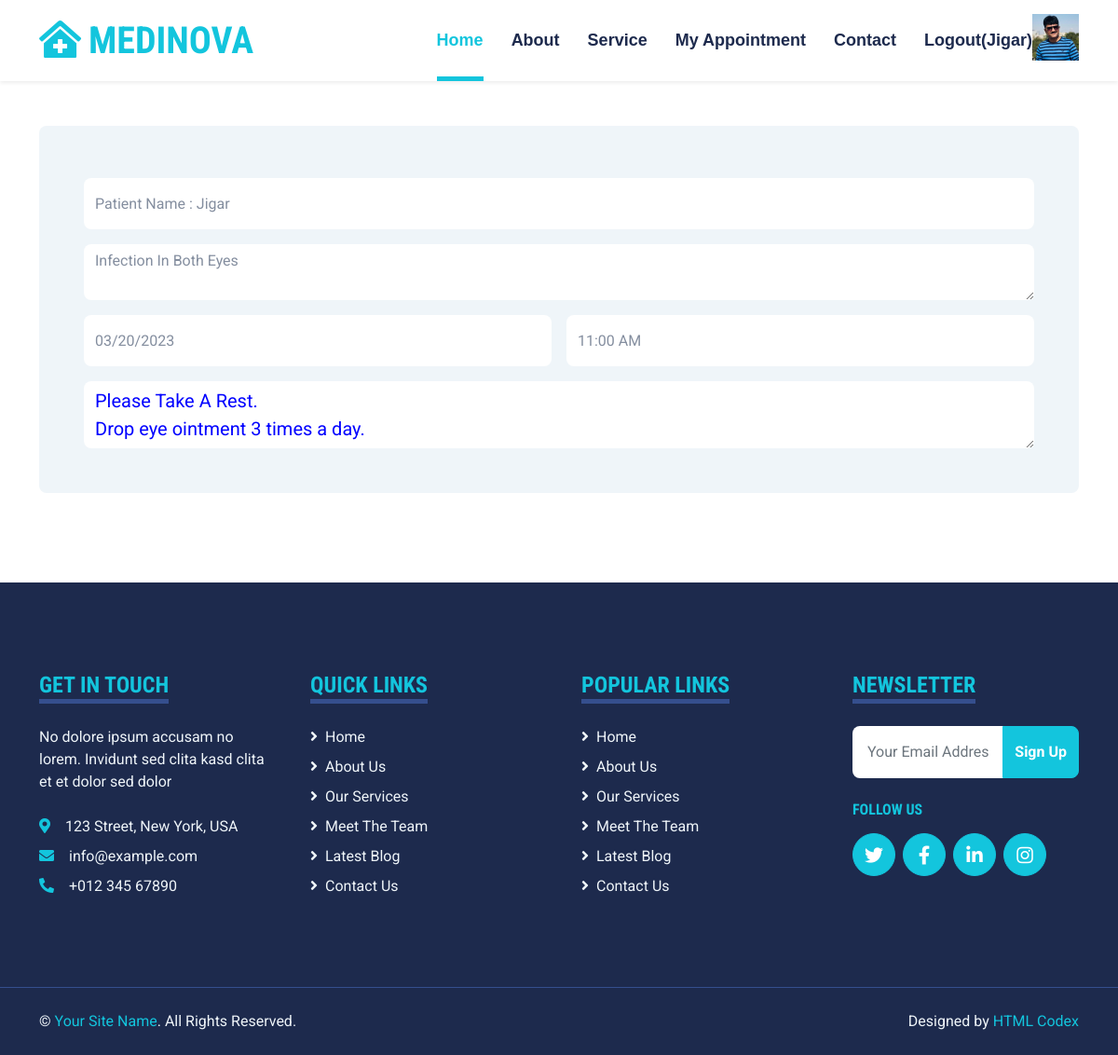
/patient-view-prescription/2/ (signed in), run on the app's committed database.
### myapp/models.py (models this page shows, shortened)
class User(models.Model):
	userchoice=(
			('patient','patient'),
			('doctor','doctor')
		)
	usertype=models.CharField(max_length=100,choices=userchoice)
	fname=models.CharField(max_length=100)
	lname=models.CharField(max_length=100)
	email=models.EmailField()
	mobile=models.PositiveIntegerField()
	address=models.TextField()
	password=models.CharField(max_length=100)
	profile_pic=models.ImageField(upload_to="profile_pic/",default="")

class Appointment(models.Model):
	user=models.ForeignKey(User,on_delete=models.CASCADE)
	doctor=models.ForeignKey(Doctor,on_delete=models.CASCADE)
	date=models.CharField(max_length=100)
	time=models.CharField(max_length=100)
	health_issue=models.TextField()
	appointment_status=models.CharField(max_length=100,default="Pending")
	cancel_reason=models.TextField(default="")
	prescription=models.TextField(default="")

### myapp/views.py (the view)
# urls.py: path('patient-view-prescription/<int:pk>/',views.patient_view_prescription,name='patient-view-prescription'),
def patient_view_prescription(request,pk):
	appointment=Appointment.objects.get(pk=pk)
	return render(request,'patient-view-prescription.html',{'appointment':appointment})

### myapp/templates/patient-view-prescription.html (shortened to what this page needs)
{% extends 'header.html' %}
{% load static %}
{% block content %}
<!DOCTYPE html>
<html lang="en">
<head>
</head>
<body>
    <div class="container-fluid py-5">
        <div class="container">
            <div class="row gx-5">
                <div class="col-lg-12">
                    <div class="bg-light text-center rounded p-5">
                        <form>
                            <div class="row g-3">
                                <div class="col-12 col-sm-12">
                                    <input type="text" class="form-control bg-white border-0" value="Patient Name : {{appointment.user.fname}}" style="height: 55px;" readonly>
                                </div>
                                <div class="col-12 col-sm-12">
                                    <textarea class="form-control bg-white border-0" name="health_issue" readonly>{{appointment.health_issue}}</textarea>
                                </div>
                                <div class="col-12 col-sm-6">
                                    <div class="date" id="date" data-target-input="nearest">
                                        <input type="text"
                                            class="form-control bg-white border-0 datetimepicker-input"
                                            data-target="#date" data-toggle="datetimepicker" style="height: 55px;" name="date" value="{{appointment.date}}" readonly>
                                    </div>
                                </div>
                                <div class="col-12 col-sm-6">
                                    <div class="time" id="time" data-target-input="nearest">
                                        <input type="text"
                                            class="form-control bg-white border-0 datetimepicker-input"
                                            data-target="#time" data-toggle="datetimepicker" style="height: 55px;" name="time"  value="{{appointment.time}}" readonly>
                                    </div>
                                </div>
                                <div class="col-12 col-sm-12">
                                    <textarea class="form-control bg-white border-0" name="prescription" readonly style="color:blue;font-size: 20px;">{{appointment.prescription}}</textarea>
                                </div>
                            </div>
                        </form>
                    </div>
                </div>
            </div>
        </div>
    </div>
</body>
</html>
{% endblock %}

### myapp/templates/header.html (shortened to what this page needs)
{% load static %}
<!DOCTYPE html>
<html lang="en">
<head>
    <link href="https://cdnjs.cloudflare.com/ajax/libs/font-awesome/5.15.0/css/all.min.css" rel="stylesheet">
    <link href="https://cdn.jsdelivr.net/npm/bootstrap-icons@1.4.1/font/bootstrap-icons.css" rel="stylesheet">
    <link href="{% static 'lib/owlcarousel/assets/owl.carousel.min.css' %}" rel="stylesheet">
    <link href="{% static 'lib/tempusdominus/css/tempusdominus-bootstrap-4.min.css' %}" rel="stylesheet" />
    <link href="{% static 'css/bootstrap.min.css' %}" rel="stylesheet">
    <link href="{% static 'css/style.css' %}" rel="stylesheet">
</head>
<body>
    <div class="container-fluid sticky-top bg-white shadow-sm">
        <div class="container">
            <nav class="navbar navbar-expand-lg bg-white navbar-light py-3 py-lg-0">
                <a href="/" class="navbar-brand">
                    <h1 class="m-0 text-uppercase text-primary"><i class="fa fa-clinic-medical me-2"></i>Medinova</h1>
                </a>
                <div class="collapse navbar-collapse" id="navbarCollapse">
                    <div class="navbar-nav ms-auto py-0">
                        <a href="/" class="nav-item nav-link active">Home</a>
                        <a href="{% url 'about' %}" class="nav-item nav-link">About</a>
                        <a href="{% url 'service' %}" class="nav-item nav-link">Service</a>
                        <a href="{% url 'patient-appointment' %}" class="nav-item nav-link">My Appointment</a>
                        <a href="{% url 'contact' %}" class="nav-item nav-link">Contact</a>
                        {% if request.session.email %}
                            <a href="{% url 'logout' %}" class="nav-item nav-link">Logout({{request.session.fname}})</a>
                            <img src="{{request.session.profile_pic}}" height="50px" width="50px" style="margin-top:15px;">
                        {% else %}
                            <a href="{% url 'signup' %}" class="nav-item nav-link">Sign Up</a>
                            <a href="{% url 'login' %}" class="nav-item nav-link">Login</a>
                        {% endif %}
                    </div>
                </div>
            </nav>
        </div>
    </div>
    {% block content %}
    {% endblock %}
    <div class="container-fluid bg-dark text-light mt-5 py-5">
        <div class="container py-5">
            <div class="row g-5">
                <div class="col-lg-3 col-md-6">
                    <h4 class="d-inline-block text-primary text-uppercase border-bottom border-5 border-secondary mb-4">Get In Touch</h4>
                    <p class="mb-4">No dolore ipsum accusam no lorem. Invidunt sed clita kasd clita et et dolor sed dolor</p>
                    <p class="mb-2"><i class="fa fa-map-marker-alt text-primary me-3"></i>123 Street, New York, USA</p>
                    <p class="mb-2"><i class="fa fa-envelope text-primary me-3"></i>info@example.com</p>
                    <p class="mb-0"><i class="fa fa-phone-alt text-primary me-3"></i>+012 345 67890</p>
                </div>
                <div class="col-lg-3 col-md-6">
                    <h4 class="d-inline-block text-primary text-uppercase border-bottom border-5 border-secondary mb-4">Quick Links</h4>
                    <div class="d-flex flex-column justify-content-start">
                        <a class="text-light mb-2" href="#"><i class="fa fa-angle-right me-2"></i>Home</a>
                        <a class="text-light mb-2" href="#"><i class="fa fa-angle-right me-2"></i>About Us</a>
                        <a class="text-light mb-2" href="#"><i class="fa fa-angle-right me-2"></i>Our Services</a>
                        <a class="text-light mb-2" href="#"><i class="fa fa-angle-right me-2"></i>Meet The Team</a>
                        <a class="text-light mb-2" href="#"><i class="fa fa-angle-right me-2"></i>Latest Blog</a>
                        <a class="text-light" href="#"><i class="fa fa-angle-right me-2"></i>Contact Us</a>
                    </div>
                </div>
                <div class="col-lg-3 col-md-6">
                    <h4 class="d-inline-block text-primary text-uppercase border-bottom border-5 border-secondary mb-4">Popular Links</h4>
                    <div class="d-flex flex-column justify-content-start">
                        <a class="text-light mb-2" href="#"><i class="fa fa-angle-right me-2"></i>Home</a>
                        <a class="text-light mb-2" href="#"><i class="fa fa-angle-right me-2"></i>About Us</a>
                        <a class="text-light mb-2" href="#"><i class="fa fa-angle-right me-2"></i>Our Services</a>
                        <a class="text-light mb-2" href="#"><i class="fa fa-angle-right me-2"></i>Meet The Team</a>
                        <a class="text-light mb-2" href="#"><i class="fa fa-angle-right me-2"></i>Latest Blog</a>
                        <a class="text-light" href="#"><i class="fa fa-angle-right me-2"></i>Contact Us</a>
                    </div>
                </div>
                <div class="col-lg-3 col-md-6">
                    <h4 class="d-inline-block text-primary text-uppercase border-bottom border-5 border-secondary mb-4">Newsletter</h4>
                    <form action="">
                        <div class="input-group">
                            <input type="text" class="form-control p-3 border-0" placeholder="Your Email Address">
                            <button class="btn btn-primary">Sign Up</button>
                        </div>
                    </form>
                    <h6 class="text-primary text-uppercase mt-4 mb-3">Follow Us</h6>
                    <div class="d-flex">
                        <a class="btn btn-lg btn-primary btn-lg-square rounded-circle me-2" href="#"><i class="fab fa-twitter"></i></a>
                        <a class="btn btn-lg btn-primary btn-lg-square rounded-circle me-2" href="#"><i class="fab fa-facebook-f"></i></a>
                        <a class="btn btn-lg btn-primary btn-lg-square rounded-circle me-2" href="#"><i class="fab fa-linkedin-in"></i></a>
                        <a class="btn btn-lg btn-primary btn-lg-square rounded-circle" href="#"><i class="fab fa-instagram"></i></a>
                    </div>
                </div>
            </div>
        </div>
    </div>
    <div class="container-fluid bg-dark text-light border-top border-secondary py-4">
        <div class="container">
            <div class="row g-5">
                <div class="col-md-6 text-center text-md-start">
                    <p class="mb-md-0">&copy; <a class="text-primary" href="#">Your Site Name</a>. All Rights Reserved.</p>
                </div>
                <div class="col-md-6 text-center text-md-end">
                    <p class="mb-0">Designed by <a class="text-primary" href="https://htmlcodex.com">HTML Codex</a></p>
                </div>
            </div>
        </div>
    </div>
</body>
</html>

### myapp/static/css/style.css (style rules this page uses)
:root { --primary: #13C5DD; --secondary: #354F8E; --light: #EFF5F9; --dark: #1D2A4D; }
.btn { font-weight: 700; transition: .5s; }
.btn-primary { color: #FFFFFF; }
.btn-lg-square { width: 46px; height: 46px; }
.btn-square, .btn-sm-square, .btn-lg-square { padding-left: 0; padding-right: 0; text-align: center; }
.navbar-light .navbar-nav .nav-link { font-family: 'Jost', sans-serif; position: relative; margin-left: 30px; padding: 30px 0; font-size: 18px; font-weight: 700; color: var(--dark); outline: none; transition: .5s; }
.navbar-light .navbar-nav .nav-link:hover, .navbar-light .navbar-nav .nav-link.active { color: var(--primary); }
@media (min-width: 992px) { .navbar-light .navbar-nav .nav-link::before { position: absolute; content: ""; width: 0; height: 5px; bottom: 0; left: 50%; background: var(--primary); transition: .5s; } }
@media (min-width: 992px) { .navbar-light .navbar-nav .nav-link:hover::before, .navbar-light .navbar-nav .nav-link.active::before { width: 100%; left: 0; } }

### data on the page
User: session.fname "Jigar"
Appointment: user.fname "Patient Name : Jigar", health_issue "Infection In Both Eyes", date "03/20/2023", time "11:00 AM", prescription "Please Take A Rest. Drop eye ointment 3 times a day."
